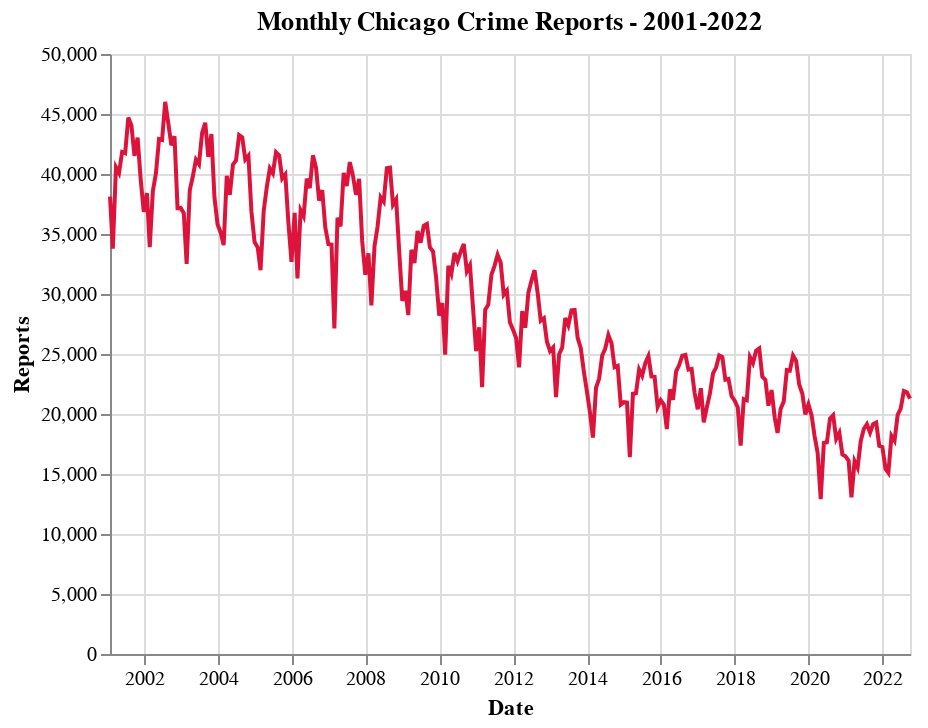

The code cell stored with this chart in its notebook:
### Code cell
# plot monthly crime reports
alt.Chart(monthly_reports).mark_line().encode(
  x='Date:T',
  y='Reports:Q',
  color=alt.value('crimson')
).properties(title='Monthly Chicago Crime Reports - 2001-2022')

### Figure 1 — Vega-Lite specification as saved in the notebook (floating-point values rounded to 4 significant figures; data arrays with more than 128 entries replaced by an {"elided": "..."} marker saying what was removed)
{"config": {"view": {"continuousWidth": 400, "continuousHeight": 300}}, "data": {"name": "data-e2012cee630cbf018522159fc5cc5ff2"}, "mark": "line", "encoding": {"color": {"value": "crimson"}, "x": {"type": "temporal", "field": "Date"}, "y": {"type": "quantitative", "field": "Reports"}}, "title": "Monthly Chicago Crime Reports - 2001-2022", "$schema": "https://vega.github.io/schema/vega-lite/v4.8.1.json", "datasets": {"data-e2012cee630cbf018522159fc5cc5ff2": {"elided": "261 records"}}}
